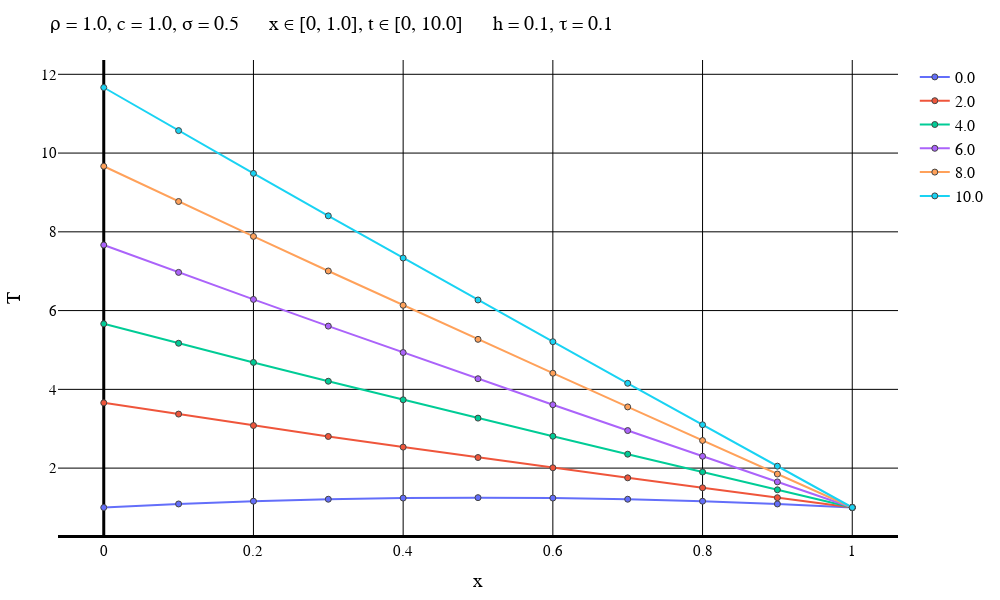

Notebook cell for this chart:
### Markdown cell above
Неявная схема

### Code cell
typeOfScheme = "Symmetric"

solutionFile = "D:\\Calc_Methods_2\\Lab2\\MixedCondsRightT\\$typeOfScheme\\solution$numOfEq.txt"
dataFile = "D:\\Calc_Methods_2\\Lab2\\MixedCondsRightT\\$typeOfScheme\\data$numOfEq.txt"
intervalFile = "D:\\Calc_Methods_2\\Lab2\\MixedCondsRightT\\$typeOfScheme\\interval$numOfEq.txt"

solutionMatrix = readdlm(solutionFile)
dataVec = readdlm(dataFile)
intervalVec = readdlm(intervalFile);

L = dataVec[3]
timeEnd = dataVec[4]
numOfXIntervals = Int(intervalVec[1])
numOfTIntervals = Int(intervalVec[2])
h = L / numOfXIntervals
τ = timeEnd / numOfTIntervals
if default == true
    plotStep = trunc(Int, timeEnd / (defaultStepParam * τ))
    numOfPlots = numOfTIntervals + 1    
else
    plotStep = firstSteps
    numOfPlots = firstPlots
end
println("Шаг графика: $plotStep")
println("Время последнего графика: $((numOfPlots - 1)*τ)")
makePlot(numOfPlots, plotStep, solutionMatrix, dataVec, intervalVec)

### Figure 1 — Plotly figure (JSON) as saved in the notebook; plotly's stock layout.template omitted (floating-point values rounded to 4 significant figures)
{"data": [{"line": {"width": 2}, "marker": {"line": {"width": 1}, "showline": true}, "mode": "lines+markers", "name": "0.0", "type": "scatter", "x": [0, 0.1, 0.2, 0.3, 0.4, 0.5, 0.6, 0.7, 0.8, 0.9, 1], "y": [1, 1.09, 1.16, 1.21, 1.24, 1.25, 1.24, 1.21, 1.16, 1.09, 1]}, {"line": {"width": 2}, "marker": {"line": {"width": 1}, "showline": true}, "mode": "lines+markers", "name": "2.0", "type": "scatter", "x": [0, 0.1, 0.2, 0.3, 0.4, 0.5, 0.6, 0.7, 0.8, 0.9, 1], "y": [3.658, 3.372, 3.081, 2.804, 2.534, 2.269, 2.009, 1.753, 1.5, 1.25, 1]}, {"line": {"width": 2}, "marker": {"line": {"width": 1}, "showline": true}, "mode": "lines+markers", "name": "4.0", "type": "scatter", "x": [0, 0.1, 0.2, 0.3, 0.4, 0.5, 0.6, 0.7, 0.8, 0.9, 1], "y": [5.664, 5.17, 4.684, 4.206, 3.735, 3.27, 2.81, 2.354, 1.901, 1.45, 1]}, {"line": {"width": 2}, "marker": {"line": {"width": 1}, "showline": true}, "mode": "lines+markers", "name": "6.0", "type": "scatter", "x": [0, 0.1, 0.2, 0.3, 0.4, 0.5, 0.6, 0.7, 0.8, 0.9, 1], "y": [7.665, 6.97, 6.284, 5.606, 4.935, 4.27, 3.61, 2.954, 2.301, 1.65, 1]}, {"line": {"width": 2}, "marker": {"line": {"width": 1}, "showline": true}, "mode": "lines+markers", "name": "8.0", "type": "scatter", "x": [0, 0.1, 0.2, 0.3, 0.4, 0.5, 0.6, 0.7, 0.8, 0.9, 1], "y": [9.665, 8.77, 7.884, 7.006, 6.135, 5.27, 4.41, 3.554, 2.701, 1.85, 1]}, {"line": {"width": 2}, "marker": {"line": {"width": 1}, "showline": true}, "mode": "lines+markers", "name": "10.0", "type": "scatter", "x": [0, 0.1, 0.2, 0.3, 0.4, 0.5, 0.6, 0.7, 0.8, 0.9, 1], "y": [11.66, 10.57, 9.484, 8.406, 7.335, 6.27, 5.21, 4.154, 3.101, 2.05, 1]}], "layout": {"coloraxis": {"outlinecolor": "black"}, "font": {"color": "black", "family": "Time New Roman"}, "height": 600, "legend": {"font": {"size": 16}}, "margin": {"b": 50, "l": 50, "r": 50, "t": 60}, "paper_bgcolor": "white", "plot_bgcolor": "white", "title": {"autosize": false, "font": {"color": "black", "family": "Times New Roman", "size": 20}, "paper_bgcolor": "red", "text": "ρ = 1.0, c = 1.0, σ = 0.5      x ∈ [0, 1.0], t ∈ [0, 10.0]      h = 0.1, τ = 0.1"}, "width": 1000, "xaxis": {"color": "black", "gridcolor": "black", "gridwidth": 1, "linecolor": "black", "linewidth": 3, "tickfont": {"size": 15}, "title": {"font": {"color": "black", "family": "Times New Roman", "size": 20}, "text": "x"}, "zerolinecolor": "black", "zerolinewidth": 3}, "yaxis": {"exponentformat": "power", "gridcolor": "black", "gridwidth": 1, "tickfont": {"size": 15}, "title": {"font": {"color": "black", "family": "Times New Roman", "size": 20}, "text": "T"}, "zerolinecolor": "black"}}}
